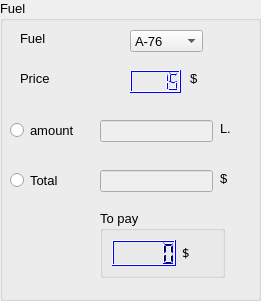
   <widget class="QGroupBox" name="groupBox">
    <property name="geometry">
     <rect>
      <x>10</x>
      <y>10</y>
      <width>261</width>
      <height>301</height>
     </rect>
    </property>
    <property name="font">
     <font>
      <pointsize>10</pointsize>
     </font>
    </property>
    <property name="title">
     <string>Fuel</string>
    </property>
    <widget class="QComboBox" name="comboBox">
     <property name="geometry">
      <rect>
       <x>130</x>
       <y>30</y>
       <width>73</width>
       <height>22</height>
      </rect>
     </property>
     <property name="currentText">
      <string>A-76</string>
     </property>
     <item>
      <property name="text">
       <string>A-76</string>
      </property>
     </item>
     <item>
      <property name="text">
       <string>A-98</string>
      </property>
     </item>
     <item>
      <property name="text">
       <string>A-99</string>
      </property>
     </item>
    </widget>
    <widget class="QLCDNumber" name="lcdNumber">
     <property name="geometry">
      <rect>
       <x>130</x>
       <y>70</y>
       <width>51</width>
       <height>23</height>
      </rect>
     </property>
     <property name="palette">
      <palette>
       <active>
        <colorrole role="WindowText">
         <brush brushstyle="SolidPattern">
          <color alpha="255">
           <red>0</red>
           <green>0</green>
           <blue>0</blue>
          </color>
         </brush>
        </colorrole>
        <colorrole role="Midlight">
         <brush brushstyle="SolidPattern">
          <color alpha="255">
           <red>255</red>
           <green>0</green>
           <blue>0</blue>
          </color>
         </brush>
        </colorrole>
        <colorrole role="Dark">
         <brush brushstyle="SolidPattern">
          <color alpha="255">
           <red>0</red>
           <green>0</green>
           <blue>255</blue>
          </color>
         </brush>
        </colorrole>
        <colorrole role="Mid">
         <brush brushstyle="SolidPattern">
          <color alpha="255">
           <red>255</red>
           <green>255</green>
           <blue>127</blue>
          </color>
         </brush>
        </colorrole>
        <colorrole role="Text">
         <brush brushstyle="SolidPattern">
          <color alpha="255">
           <red>0</red>
           <green>170</green>
           <blue>255</blue>
          </color>
         </brush>
        </colorrole>
        <colorrole role="BrightText">
         <brush brushstyle="SolidPattern">
          <color alpha="255">
           <red>170</red>
           <green>170</green>
           <blue>255</blue>
          </color>
         </brush>
        </colorrole>
        <colorrole role="ButtonText">
         <brush brushstyle="SolidPattern">
          <color alpha="255">
           <red>0</red>
           <green>0</green>
           <blue>0</blue>
          </color>
         </brush>
        </colorrole>
        <colorrole role="Base">
         <brush brushstyle="SolidPattern">
          <color alpha="255">
           <red>255</red>
           <green>255</green>
           <blue>255</blue>
          </color>
         </brush>
        </colorrole>
        <colorrole role="Window">
         <brush brushstyle="SolidPattern">
          <color alpha="255">
           <red>170</red>
           <green>170</green>
           <blue>255</blue>
          </color>
         </brush>
        </colorrole>
        <colorrole role="AlternateBase">
         <brush brushstyle="SolidPattern">
          <color alpha="255">
           <red>255</red>
           <green>255</green>
           <blue>0</blue>
          </color>
         </brush>
        </colorrole>
       </active>
       <inactive>
        <colorrole role="WindowText">
         <brush brushstyle="SolidPattern">
          <color alpha="255">
           <red>0</red>
           <green>0</green>
           <blue>0</blue>
          </color>
         </brush>
        </colorrole>
        <colorrole role="Midlight">
         <brush brushstyle="SolidPattern">
          <color alpha="255">
           <red>255</red>
           <green>0</green>
           <blue>0</blue>
          </color>
         </brush>
        </colorrole>
        <colorrole role="Dark">
         <brush brushstyle="SolidPattern">
          <color alpha="255">
           <red>0</red>
           <green>0</green>
           <blue>255</blue>
          </color>
         </brush>
        </colorrole>
        <colorrole role="Mid">
         <brush brushstyle="SolidPattern">
          <color alpha="255">
           <red>255</red>
           <green>255</green>
           <blue>127</blue>
          </color>
         </brush>
        </colorrole>
        <colorrole role="Text">
         <brush brushstyle="SolidPattern">
          <color alpha="255">
           <red>0</red>
           <green>170</green>
           <blue>255</blue>
          </color>
         </brush>
        </colorrole>
        <colorrole role="BrightText">
         <brush brushstyle="SolidPattern">
          <color alpha="255">
           <red>170</red>
           <green>170</green>
           <blue>255</blue>
          </color>
         </brush>
        </colorrole>
        <colorrole role="ButtonText">
         <brush brushstyle="SolidPattern">
          <color alpha="255">
           <red>0</red>
           <green>0</green>
           <blue>0</blue>
          </color>
         </brush>
        </colorrole>
        <colorrole role="Base">
         <brush brushstyle="SolidPattern">
          <color alpha="255">
           <red>255</red>
           <green>255</green>
           <blue>255</blue>
          </color>
         </brush>
        </colorrole>
        <colorrole role="Window">
         <brush brushstyle="SolidPattern">
          <color alpha="255">
           <red>170</red>
           <green>170</green>
           <blue>255</blue>
          </color>
         </brush>
        </colorrole>
        <colorrole role="AlternateBase">
         <brush brushstyle="SolidPattern">
          <color alpha="255">
           <red>255</red>
           <green>255</green>
           <blue>0</blue>
          </color>
         </brush>
        </colorrole>
       </inactive>
       <disabled>
        <colorrole role="WindowText">
         <brush brushstyle="SolidPattern">
          <color alpha="255">
           <red>0</red>
           <green>0</green>
           <blue>255</blue>
          </color>
         </brush>
        </colorrole>
        <colorrole role="Midlight">
         <brush brushstyle="SolidPattern">
          <color alpha="255">
           <red>255</red>
           <green>0</green>
           <blue>0</blue>
          </color>
         </brush>
        </colorrole>
        <colorrole role="Dark">
         <brush brushstyle="SolidPattern">
          <color alpha="255">
           <red>0</red>
           <green>0</green>
           <blue>255</blue>
          </color>
         </brush>
        </colorrole>
        <colorrole role="Mid">
         <brush brushstyle="SolidPattern">
          <color alpha="255">
           <red>255</red>
           <green>255</green>
           <blue>127</blue>
          </color>
         </brush>
        </colorrole>
        <colorrole role="Text">
         <brush brushstyle="SolidPattern">
          <color alpha="255">
           <red>0</red>
           <green>0</green>
           <blue>255</blue>
          </color>
         </brush>
        </colorrole>
        <colorrole role="BrightText">
         <brush brushstyle="SolidPattern">
          <color alpha="255">
           <red>170</red>
           <green>170</green>
           <blue>255</blue>
          </color>
         </brush>
        </colorrole>
        <colorrole role="ButtonText">
         <brush brushstyle="SolidPattern">
          <color alpha="255">
           <red>0</red>
           <green>0</green>
           <blue>255</blue>
          </color>
         </brush>
        </colorrole>
        <colorrole role="Base">
         <brush brushstyle="SolidPattern">
          <color alpha="255">
           <red>170</red>
           <green>170</green>
           <blue>255</blue>
          </color>
         </brush>
        </colorrole>
        <colorrole role="Window">
         <brush brushstyle="SolidPattern">
          <color alpha="255">
           <red>170</red>
           <green>170</green>
           <blue>255</blue>
          </color>
         </brush>
        </colorrole>
        <colorrole role="AlternateBase">
         <brush brushstyle="SolidPattern">
          <color alpha="255">
           <red>255</red>
           <green>255</green>
           <blue>0</blue>
          </color>
         </brush>
        </colorrole>
       </disabled>
      </palette>
     </property>
     <property name="font">
      <font>
       <family>Noto Serif Lao</family>
       <weight>75</weight>
       <bold>true</bold>
      </font>
     </property>
     <property name="inputMethodHints">
      <set>Qt::ImhNone</set>
     </property>
     <property name="smallDecimalPoint">
      <bool>false</bool>
     </property>
     <property name="segmentStyle">
      <enum>QLCDNumber::Filled</enum>
     </property>
     <property name="value" stdset="0">
      <double>15.000000000000000</double>
     </property>
    </widget>
    <widget class="QLabel" name="label">
     <property name="geometry">
      <rect>
       <x>20</x>
       <y>30</y>
       <width>55</width>
       <height>16</height>
      </rect>
     </property>
     <property name="text">
      <string>Fuel</string>
     </property>
    </widget>
    <widget class="QLabel" name="label_2">
     <property name="geometry">
      <rect>
       <x>20</x>
       <y>70</y>
       <width>55</width>
       <height>16</height>
      </rect>
     </property>
     <property name="text">
      <string>Price</string>
     </property>
    </widget>
    <widget class="QLabel" name="label_3">
     <property name="geometry">
      <rect>
       <x>190</x>
       <y>70</y>
       <width>55</width>
       <height>16</height>
      </rect>
     </property>
     <property name="text">
      <string>$</string>
     </property>
    </widget>
    <widget class="QRadioButton" name="radioButton">
     <property name="geometry">
      <rect>
       <x>10</x>
       <y>120</y>
       <width>95</width>
       <height>20</height>
      </rect>
     </property>
     <property name="text">
      <string>amount</string>
     </property>
    </widget>
    <widget class="QRadioButton" name="radioButton_2">
     <property name="geometry">
      <rect>
       <x>10</x>
       <y>170</y>
       <width>95</width>
       <height>20</height>
      </rect>
     </property>
     <property name="text">
      <string>Total</string>
     </property>
    </widget>
    <widget class="QLineEdit" name="lineEdit">
     <property name="enabled">
      <bool>false</bool>
     </property>
     <property name="geometry">
      <rect>
       <x>100</x>
       <y>120</y>
       <width>113</width>
       <height>22</height>
      </rect>
     </property>
     <property name="inputMethodHints">
      <set>Qt::ImhNone</set>
     </property>
    </widget>
    <widget class="QLineEdit" name="lineEdit_2">
     <property name="enabled">
      <bool>false</bool>
     </property>
     <property name="geometry">
      <rect>
       <x>100</x>
       <y>170</y>
       <width>113</width>
       <height>22</height>
      </rect>
     </property>
    </widget>
    <widget class="QLabel" name="label_4">
     <property name="geometry">
      <rect>
       <x>220</x>
       <y>120</y>
       <width>55</width>
       <height>16</height>
      </rect>
     </property>
     <property name="text">
      <string>L.</string>
     </property>
    </widget>
    <widget class="QLabel" name="label_5">
     <property name="geometry">
      <rect>
       <x>220</x>
       <y>170</y>
       <width>55</width>
       <height>16</height>
      </rect>
     </property>
     <property name="text">
      <string>$</string>
     </property>
    </widget>
    <widget class="QGroupBox" name="groupBox_2">
     <property name="geometry">
      <rect>
       <x>100</x>
       <y>210</y>
       <width>125</width>
       <height>68</height>
      </rect>
     </property>
     <property name="title">
      <string>To pay </string>
     </property>
     <layout class="QHBoxLayout" name="horizontalLayout">
      <item>
       <widget class="QLCDNumber" name="lcdNumber_2">
        <property name="palette">
         <palette>
          <active>
           <colorrole role="WindowText">
            <brush brushstyle="SolidPattern">
             <color alpha="255">
              <red>0</red>
              <green>0</green>
              <blue>0</blue>
             </color>
            </brush>
           </colorrole>
           <colorrole role="Midlight">
            <brush brushstyle="SolidPattern">
             <color alpha="255">
              <red>255</red>
              <green>0</green>
              <blue>0</blue>
             </color>
            </brush>
           </colorrole>
           <colorrole role="Dark">
            <brush brushstyle="SolidPattern">
             <color alpha="255">
              <red>0</red>
              <green>0</green>
              <blue>255</blue>
             </color>
            </brush>
           </colorrole>
           <colorrole role="Mid">
            <brush brushstyle="SolidPattern">
             <color alpha="255">
              <red>255</red>
              <green>255</green>
              <blue>127</blue>
             </color>
            </brush>
           </colorrole>
           <colorrole role="Text">
            <brush brushstyle="SolidPattern">
             <color alpha="255">
              <red>0</red>
              <green>170</green>
              <blue>255</blue>
             </color>
            </brush>
           </colorrole>
           <colorrole role="BrightText">
            <brush brushstyle="SolidPattern">
             <color alpha="255">
              <red>170</red>
              <green>170</green>
              <blue>255</blue>
             </color>
            </brush>
           </colorrole>
           <colorrole role="ButtonText">
            <brush brushstyle="SolidPattern">
             <color alpha="255">
              <red>0</red>
              <green>0</green>
              <blue>0</blue>
             </color>
            </brush>
           </colorrole>
           <colorrole role="Base">
            <brush brushstyle="SolidPattern">
             <color alpha="255">
              <red>255</red>
              <green>255</green>
              <blue>255</blue>
             </color>
            </brush>
           </colorrole>
           <colorrole role="Window">
            <brush brushstyle="SolidPattern">
             <color alpha="255">
              <red>170</red>
              <green>170</green>
              <blue>255</blue>
             </color>
            </brush>
           </colorrole>
           <colorrole role="AlternateBase">
            <brush brushstyle="SolidPattern">
             <color alpha="255">
              <red>255</red>
              <green>255</green>
              <blue>0</blue>
             </color>
            </brush>
           </colorrole>
          </active>
          <inactive>
           <colorrole role="WindowText">
            <brush brushstyle="SolidPattern">
             <color alpha="255">
              <red>0</red>
              <green>0</green>
              <blue>0</blue>
             </color>
            </brush>
           </colorrole>
           <colorrole role="Midlight">
            <brush brushstyle="SolidPattern">
             <color alpha="255">
              <red>255</red>
              <green>0</green>
              <blue>0</blue>
             </color>
            </brush>
           </colorrole>
           <colorrole role="Dark">
            <brush brushstyle="SolidPattern">
             <color alpha="255">
              <red>0</red>
              <green>0</green>
              <blue>255</blue>
             </color>
            </brush>
           </colorrole>
           <colorrole role="Mid">
            <brush brushstyle="SolidPattern">
             <color alpha="255">
              <red>255</red>
              <green>255</green>
              <blue>127</blue>
             </color>
            </brush>
           </colorrole>
           <colorrole role="Text">
            <brush brushstyle="SolidPattern">
             <color alpha="255">
              <red>0</red>
              <green>170</green>
              <blue>255</blue>
             </color>
            </brush>
           </colorrole>
           <colorrole role="BrightText">
            <brush brushstyle="SolidPattern">
             <color alpha="255">
              <red>170</red>
              <green>170</green>
              <blue>255</blue>
             </color>
            </brush>
           </colorrole>
           <colorrole role="ButtonText">
            <brush brushstyle="SolidPattern">
             <color alpha="255">
              <red>0</red>
              <green>0</green>
              <blue>0</blue>
             </color>
            </brush>
           </colorrole>
           <colorrole role="Base">
            <brush brushstyle="SolidPattern">
             <color alpha="255">
              <red>255</red>
              <green>255</green>
              <blue>255</blue>
             </color>
            </brush>
           </colorrole>
           <colorrole role="Window">
            <brush brushstyle="SolidPattern">
             <color alpha="255">
              <red>170</red>
              <green>170</green>
              <blue>255</blue>
             </color>
            </brush>
           </colorrole>
           <colorrole role="AlternateBase">
            <brush brushstyle="SolidPattern">
             <color alpha="255">
              <red>255</red>
              <green>255</green>
              <blue>0</blue>
             </color>
            </brush>
           </colorrole>
          </inactive>
          <disabled>
           <colorrole role="WindowText">
            <brush brushstyle="SolidPattern">
             <color alpha="255">
              <red>0</red>
              <green>0</green>
              <blue>255</blue>
             </color>
            </brush>
           </colorrole>
           <colorrole role="Midlight">
            <brush brushstyle="SolidPattern">
             <color alpha="255">
              <red>255</red>
              <green>0</green>
              <blue>0</blue>
             </color>
            </brush>
           </colorrole>
           <colorrole role="Dark">
            <brush brushstyle="SolidPattern">
             <color alpha="255">
              <red>0</red>
              <green>0</green>
              <blue>255</blue>
             </color>
            </brush>
           </colorrole>
           <colorrole role="Mid">
            <brush brushstyle="SolidPattern">
             <color alpha="255">
              <red>255</red>
              <green>255</green>
              <blue>127</blue>
             </color>
            </brush>
           </colorrole>
           <colorrole role="Text">
            <brush brushstyle="SolidPattern">
             <color alpha="255">
              <red>0</red>
              <green>0</green>
              <blue>255</blue>
             </color>
            </brush>
           </colorrole>
           <colorrole role="BrightText">
            <brush brushstyle="SolidPattern">
             <color alpha="255">
              <red>170</red>
              <green>170</green>
              <blue>255</blue>
             </color>
            </brush>
           </colorrole>
           <colorrole role="ButtonText">
            <brush brushstyle="SolidPattern">
             <color alpha="255">
              <red>0</red>
              <green>0</green>
              <blue>255</blue>
             </color>
            </brush>
           </colorrole>
           <colorrole role="Base">
            <brush brushstyle="SolidPattern">
             <color alpha="255">
              <red>170</red>
              <green>170</green>
              <blue>255</blue>
             </color>
            </brush>
           </colorrole>
           <colorrole role="Window">
            <brush brushstyle="SolidPattern">
             <color alpha="255">
              <red>170</red>
              <green>170</green>
              <blue>255</blue>
             </color>
            </brush>
           </colorrole>
           <colorrole role="AlternateBase">
            <brush brushstyle="SolidPattern">
             <color alpha="255">
              <red>255</red>
              <green>255</green>
              <blue>0</blue>
             </color>
            </brush>
           </colorrole>
          </disabled>
         </palette>
        </property>
        <property name="font">
         <font>
          <family>Noto Serif Lao</family>
          <weight>75</weight>
          <bold>true</bold>
         </font>
        </property>
        <property name="inputMethodHints">
         <set>Qt::ImhNone</set>
        </property>
        <property name="smallDecimalPoint">
         <bool>false</bool>
        </property>
        <property name="segmentStyle">
         <enum>QLCDNumber::Filled</enum>
        </property>
        <property name="value" stdset="0">
         <double>0.000000000000000</double>
        </property>
        <property name="intValue" stdset="0">
         <number>0</number>
        </property>
       </widget>
      </item>
      <item>
       <widget class="QLabel" name="label_6">
        <property name="font">
         <font>
          <family>Mongolian Baiti</family>
         </font>
        </property>
        <property name="text">
         <string>$</string>
        </property>
       </widget>
      </item>
     </layout>
    </widget>
   </widget>
